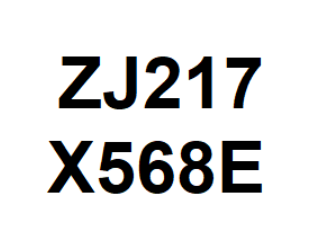
#> input picture testcrupto.png, 315 x 243 px
$ python cryptographie.py
#> lines starting #> are read from the running program, lines starting #| are printed output that depends on the picture
import numpy as np
import matplotlib.pyplot as plt
from scipy.spatial import Voronoi
from PIL import Image

def generate_voronoi_crypto(image_path, n_points):
    # Chargement de l'image
#> called with image_path = 'testcrupto.png', n_points = 4000
    image = Image.open(image_path).convert("L")  # Convertir en niveaux de gris
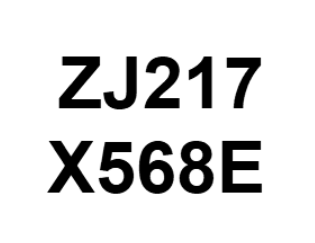
#> image: PIL image 315x243 L; min 0, max 255, mean 221.7
    image_array = np.array(image)


    # Générer uniformément et aléatoirement n points sur la surface de l'image
    points = np.random.rand(n_points, 2) * np.array(image.size)

    # Calculer le diagramme de Voronoi
    vor = Voronoi(points)

    # Initialiser les masques noir et blanc
    mask1 = np.zeros_like(image_array)
    print('mask1', mask1)
#> (printed output is left out)
    for tab in mask1:
        for i in range(len(tab)):
            tab[i] = 255
    mask2 = np.zeros_like(image_array)
    for tab in mask2:
        for i in range(len(tab)):
            tab[i] = 255

    def calculate_voronoi_centroid(region_vertices):
        n = len(region_vertices)

        if n < 3:
            return None  # La région doit avoir au moins 3 sommets pour former un polygone

        area = 0.0
        cx = 0.0
        cy = 0.0

        for i in range(n - 1):
            xi, yi = region_vertices[i]
            xi1, yi1 = region_vertices[i + 1]

            ai = xi * yi1 - xi1 * yi
            area += ai
            cx += (xi + xi1) * ai
            cy += (yi + yi1) * ai

        area *= 0.5
        cx /= (6 * area)
        cy /= (6 * area)

        return cx, cy

    # Calculer les centroïdes des régions de Voronoi
    voronoi_centroids = []
    for region in vor.regions:
        if not -1 in region and len(region) > 0:
            polygon = [vor.vertices[i] for i in region]
            centroid = calculate_voronoi_centroid(polygon)
            if centroid is not None:
                voronoi_centroids.append(centroid)

    voronoi_centroids = np.array(voronoi_centroids)

    # Calculer les proportions et attribuer les masques
    for region, centroid in zip(vor.regions, voronoi_centroids):
        if not -1 in region and len(region) > 0:
            polygon = [vor.vertices[i] for i in region]
            mask_points = np.array(polygon, dtype=np.int32)

            # Vérifier que les indices restent dans les limites de l'image
            valid_indices = np.logical_and(mask_points[:, 0] >= 0, mask_points[:, 0] < image_array.shape[1])
            valid_indices = np.logical_and(valid_indices, np.logical_and(mask_points[:, 1] >= 0, mask_points[:, 1] < image_array.shape[0]))

            # Vérifier si le pixel est blanc dans l'image d'origine
            is_white_pixel = image_array[mask_points[valid_indices][:, 1], mask_points[valid_indices][:, 0]] == 255

            # Calculer la position par rapport au centroïde
            is_left_of_centroid = mask_points[valid_indices][:, 0] <= centroid[0]

            # Assigner les masques
            mask1[mask_points[valid_indices][:, 1], mask_points[valid_indices][:, 0]] = ~is_left_of_centroid
            mask2[mask_points[valid_indices][:, 1], mask_points[valid_indices][:, 0]] = is_left_of_centroid
#> this loop made 3973 passes
#> is_white_pixel on passes 2, 6, 7, 9, 10, 12, 15, 16, 17, 18, 19, 20: [True, True, True, True, True], [True, True, True, True, True], [True, True, True, True], [True, True, True, True, True, True], [True, True, True, True], [True, True, True], [True, True], [True, False, False], [False, False, False, True, True], [False, False, False, False, False, False, False], [True, True, True, True, True], [True, True, True, True]
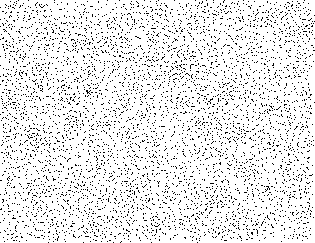
#> mask1: shape (243, 315); min 0, max 255, mean 232.7


    # Appliquer les masques sur l'image entière
    result_image = (image_array * mask1) + (255 * mask2)
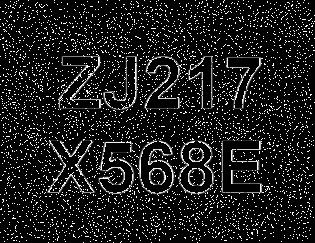
#> result_image: shape (243, 315); min 0, max 255, mean 29.1

    # Afficher les masques noir et blanc séparément
    plt.imshow(mask1, cmap="gray")
    plt.axis("off")
    plt.title("Masque 1")
    plt.show()

    plt.imshow(mask2, cmap="gray")
    plt.axis("off")
    plt.title("Masque 2")
    plt.show()

    # Afficher l'image résultante
    plt.imshow(result_image, cmap="gray")
    plt.axis("off")
    plt.title("Image Révélée")
    plt.show()

# Utilisation du script avec un nombre spécifique de points
image_path = "testcrupto.png"  # Remplace ça par le chemin de ton image
nombre_points = 4000  # Demande à l'utilisateur

generate_voronoi_crypto(image_path, nombre_points)
